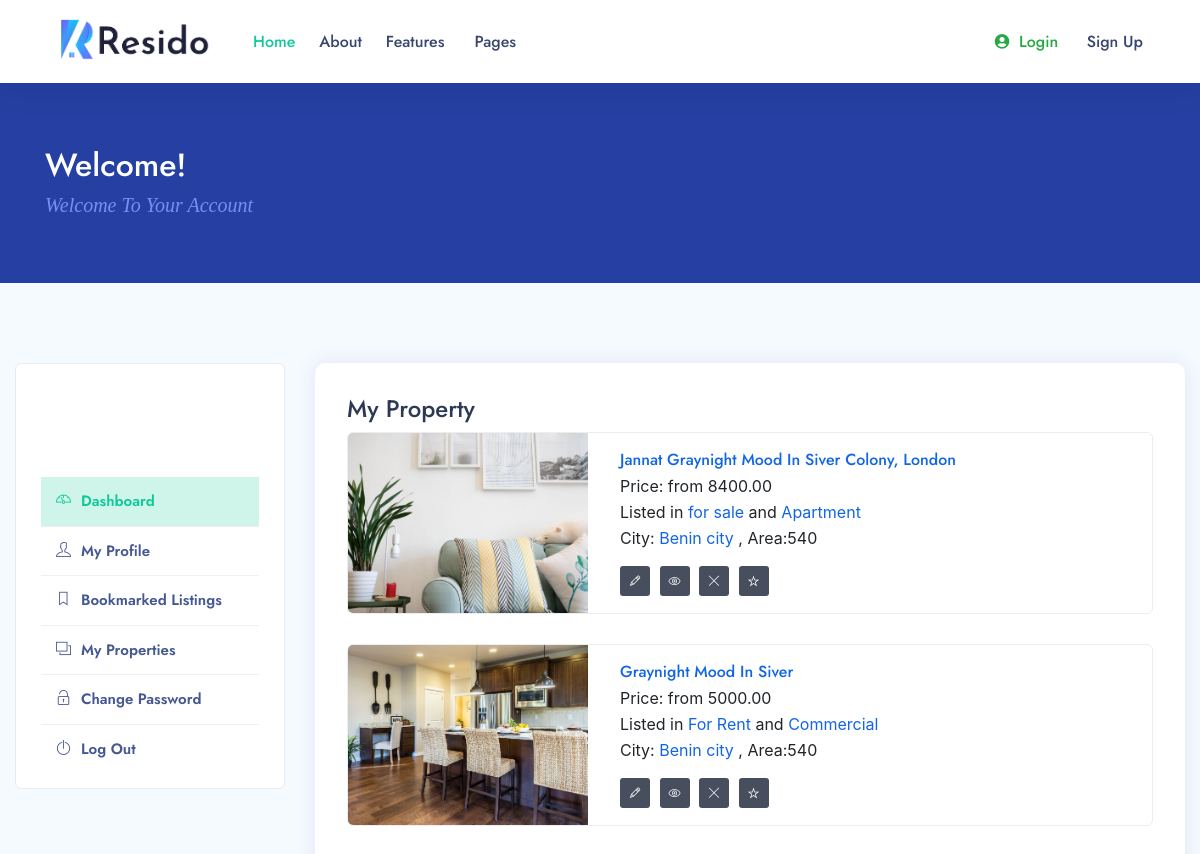
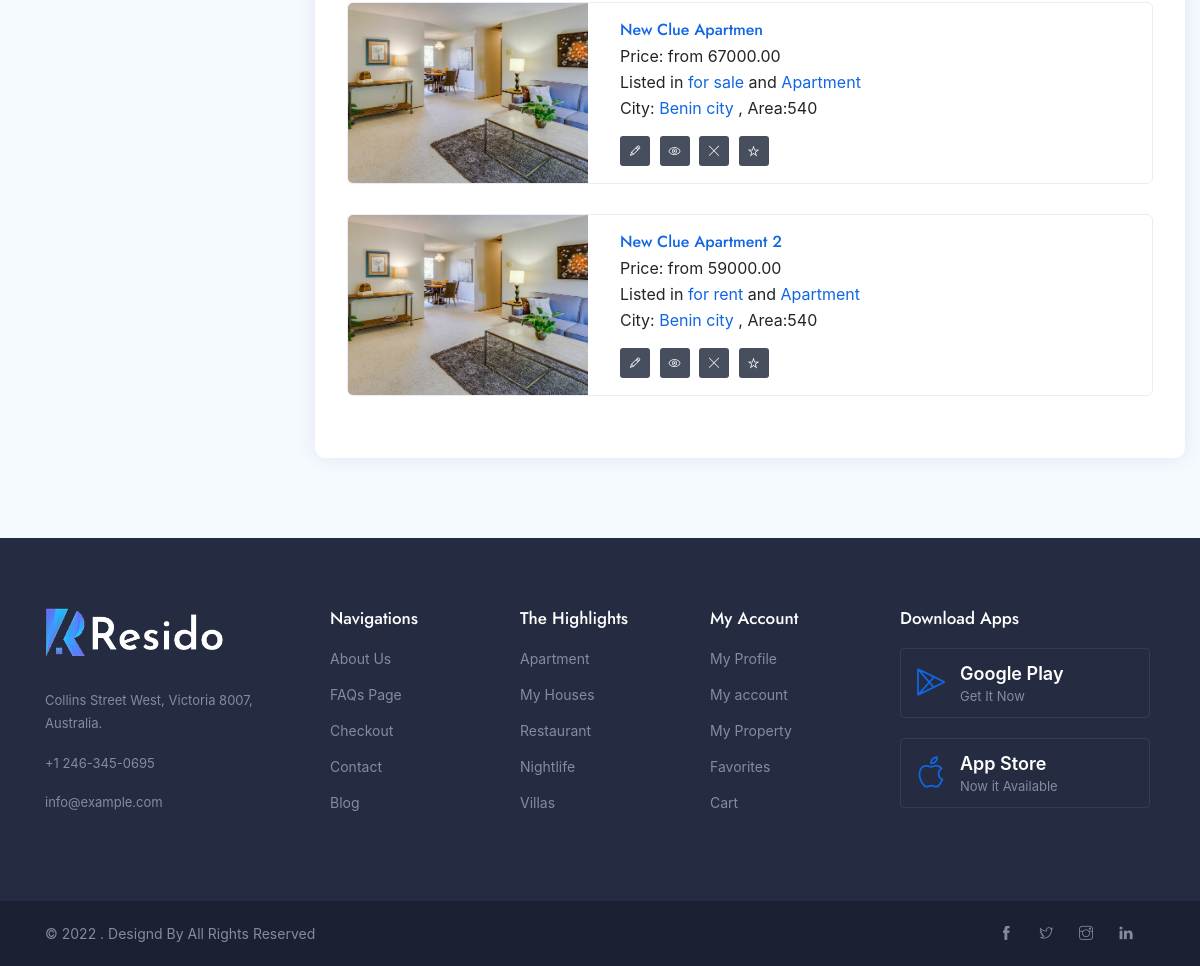
Screenshot of /myproperty/ with the database file from the repository (2 pictures, top to bottom).
### real/models.py (models this page shows, shortened)
class Listing(models.Model):
    user = models.ForeignKey(CustomUser, on_delete=models.CASCADE)
    title = models.CharField(max_length=225)
    status = models.CharField(max_length=225)
    property_type = models.CharField(max_length=225)
    price = models.DecimalField(max_digits=10 ,decimal_places=2)
    area = models.CharField(max_length=225)
    bedrooms = models.CharField(max_length=225)
    bathrooms = models.CharField(max_length=225)
    address = models.CharField(max_length=225)
    city = models.CharField(max_length=100)
    state = models.CharField(max_length=100)
    zipcode = models.CharField(max_length=100)
    description = models.TextField()
    building_Age = models.CharField(max_length=225 ,blank=True, null=True)
    garage = models.CharField(default=0,max_length=225 ,blank=True, null=True)
    Rooms = models.CharField(max_length=225 ,blank=True, null=True)
    sqft = models.CharField(max_length=225)
    image = models.FileField()
    photo_1 = models.ImageField(upload_to='images/photos', blank=True, null=True)
    photo_2 = models.ImageField(upload_to='images/photos', blank=True, null=True)
    photo_3 = models.ImageField(upload_to='images/photos', blank=True, null=True)
    photo_4 = models.ImageField(upload_to='images/photos', blank=True, null=True)
    photo_5 = models.ImageField(upload_to='images/photos', blank=True, null=True)
    contact_name = models.CharField(max_length=100)
    contact_email = models.CharField(max_length=225)
    contact_phone = models.CharField(max_length=100, blank=True , null=True, unique=True)
    list_date = models.DateTimeField(default=datetime.now, blank=True)
    is_published = models.BooleanField(default=True)
    slug = models.SlugField(default='', null=True, blank=True)

### acc_user/views.py (the view)
# urls.py: path('myproperty/',mypropertyView, name="my_property"),
def mypropertyView(request):
    mylist = Listing.objects.all()
    content = {'list':mylist}
    return render(request, 'account/my-property.html', content)

### template/account/my-property.html (shortened to what this page needs)
{%  extends 'include/base.html' %}
{%  load static %}
{%  block body %}
			<div class="page-title">
				<div class="container">
					<div class="row">
						<div class="col-lg-12 col-md-12">
							<h2 class="ipt-title">Welcome!</h2>
							<span class="ipn-subtitle">Welcome To Your Account</span>
						</div>
					</div>
				</div>
			</div>
			<section class="bg-light">
				<div class="container-fluid">
					<div class="row">
						<div class="col-lg-3 col-md-12">
								{%  include 'account/sidernav.html' %}
						</div>
						<div class="col-lg-9 col-md-12">
							<div class="dashboard-wraper">
								<div class="form-submit">
									<h4>My Property</h4>
								</div>
								<div class="row">
									{%  if user.id == i.user.id %}
									{% for i in list %}
									<div class="col-md-12 col-sm-12 col-md-12">
										<div class="singles-dashboard-list">
											<div class="sd-list-left">
												<img src="{{  i.image.url }}" class="img-fluid" alt="" />
											</div>
											<div class="sd-list-right">
												<h4 class="listing_dashboard_title">
													<a href="#" class="theme-cl">{{  i.title  }}</a></h4>
												<div class="user_dashboard_listed">
													Price: from {{ i.price }}
												</div>
												<div class="user_dashboard_listed">
													Listed in <a href="javascript:void(0);" class="theme-cl">{{  i.status }}</a> and <a href="javascript:void(0);" class="theme-cl">{{ i.property_type }}</a>
												</div>
												<div class="user_dashboard_listed">
													City: <a href="javascript:void(0);" class="theme-cl">{{ i.city }}</a> , Area:{{ i.area }}
												</div>
												<div class="action">
													<a href="{% url 'index:edit' i.pk %}" data-bs-toggle="tooltip" data-bs-placement="top" title="Edit"><i class="ti-pencil"></i></a>
													<a href="#" data-bs-toggle="tooltip" data-bs-placement="top" title="202 User View"><i class="ti-eye"></i></a>
													<a href="#" data-bs-toggle="tooltip" data-bs-placement="top" title="Delete Property" class="delete"><i class="ti-close"></i></a>
													<a href="#" data-bs-toggle="tooltip" data-bs-placement="top" title="Make Featured" class="delete"><i class="ti-star"></i></a>
												</div>
											</div>
										</div>
									</div>
									{%  endfor %}
									{%  endif %}
								</div>
							</div>
						</div>
					</div>
				</div>
			</section>
	{% endblock %}

### static/assets/css/colors.css (style rules this page uses)
.blue-skin a.link:hover, .blue-skin a.link:focus, .blue-skin a:hover, a:focus, .blue-skin .theme-cl, .blue-skin .btn.btn-theme-light, .blue-skin .bl-continue, .blue-skin .header-dark-transparent.header-fixed .attributes li.submit-attri a, .blue-skin nav .menu li a.active, .blue-skin nav .menu li.dropdown.open > a, .blue-skin nav .menu .mg-menu li a i, .blue-skin nav .menu li a:hover, .blue-skin .recommended .pr-value, .blue-skin .btn-outline-theme, .blue-skin .attributes li.submit-attri.theme-log a, .blue-skin .btn.search-btn-outline, .blue-skin .dw-proprty-info li, .blue-skin .ps-trep .ps-type, .blue-skin .d-navigation ul li.active a, .blue-skin span.mod-close, .blue-skin .blog-page .blog-details blockquote .icon, .blue-skin .single-post-pagination .post-pagination-center-grid a, .blue-skin .blog-page .blog-details .comment-area .all-comments article .comment-details .comment-meta .comment-left-meta .comment-date, .blue-skin .cn-info-icon i, .blue-skin .client-info h5, .blue-skin .listing-card-info-price { color:#1266e3; }

### rows the page displays
Listing: image (picture), title "Jannat Graynight Mood In Siver Colony, London", price "8400.00", status "for sale", property_type "Apartment", city "Benin city", area "540"
Listing: image (picture), title "Graynight Mood In Siver", price "5000.00", status "For Rent", property_type "Commercial", city "Benin city", area "540"
Listing: image (picture), title "New Clue Apartmen", price "67000.00", status "for sale", property_type "Apartment", city "Benin city", area "540"
Listing: image (picture), title "New Clue Apartment 2", price "59000.00", status "for rent", property_type "Apartment", city "Benin city", area "540"
